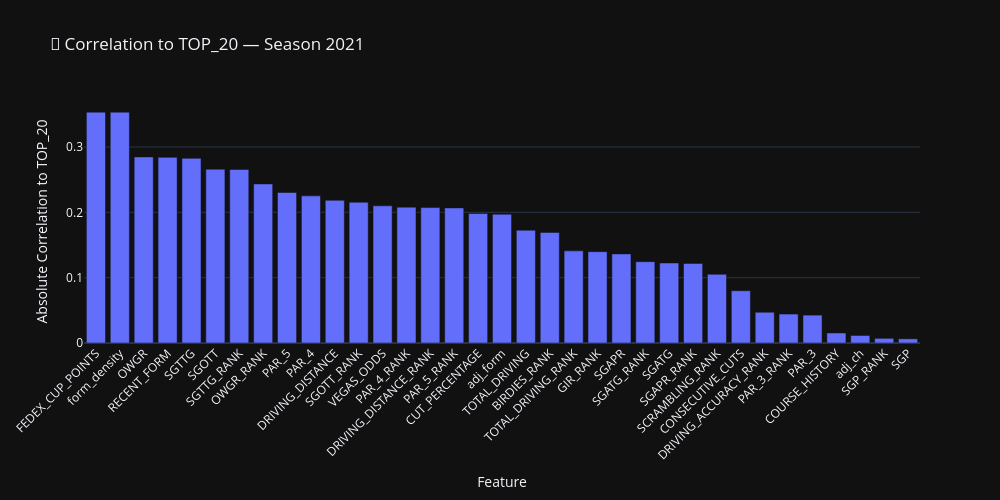
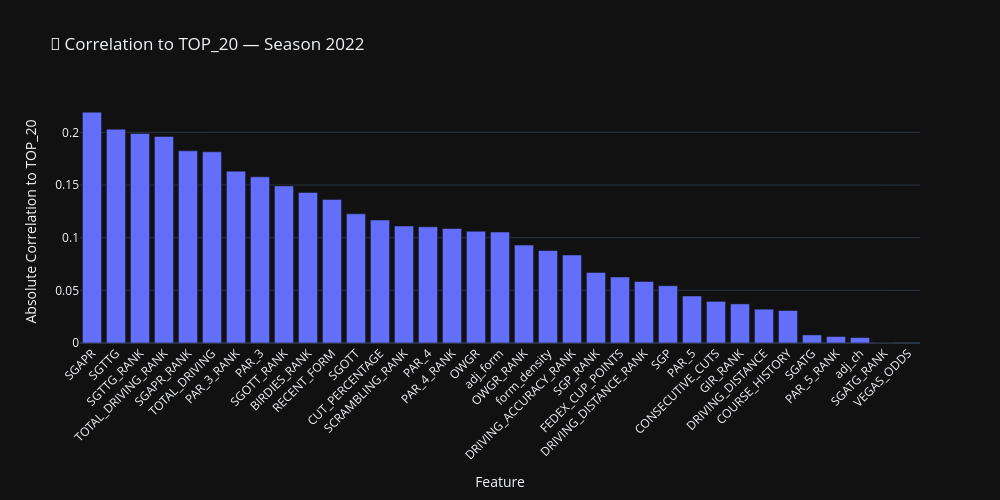
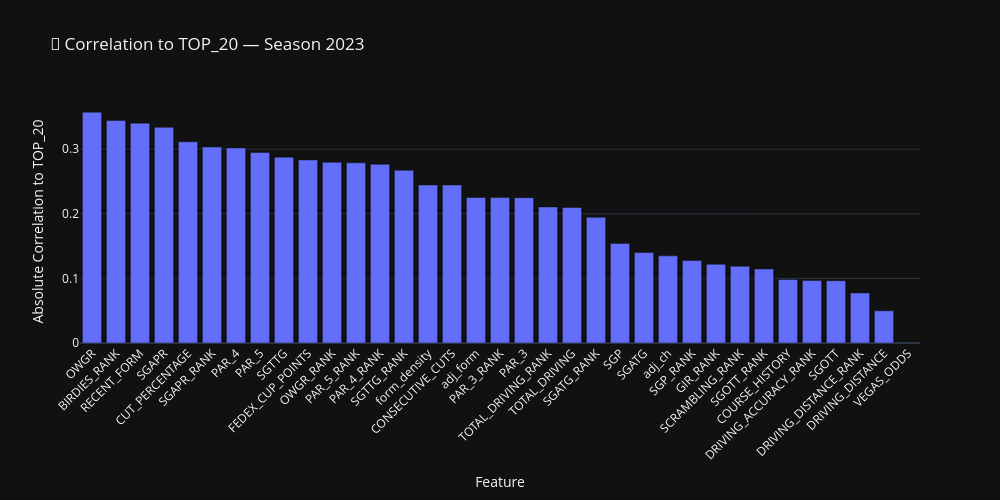
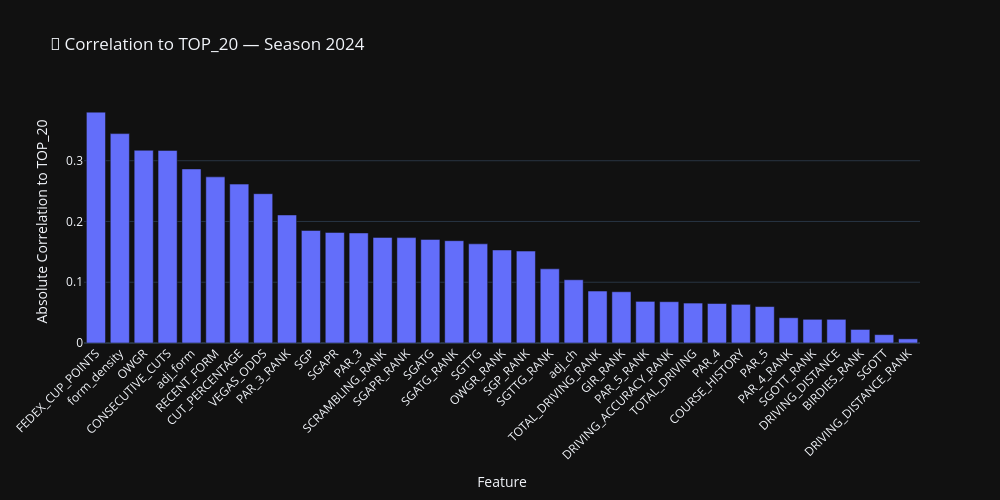

Notebook source saved alongside these figures, in order:
### Markdown cell above
## Correlations
**Last 4 Years**

### Code cell
import plotly.express as px

# Get the 4 most recent seasons (or fewer if not available)
available_seasons = sorted(training_df["SEASON"].unique())[-4:]

# Dictionary to store correlation results
correlation_frames = {}

# Calculate correlations for each season
for season in available_seasons:
    df = training_df[training_df["SEASON"] == season].copy()

    # Numeric features only, drop final result
    numeric = df.select_dtypes(include=["float64", "int64"]).drop(columns=["FINAL_POS", "SEASON"], errors="ignore")

    # Skip if TOP_20 is not present
    if "TOP_20" not in numeric.columns:
        continue

    # Correlation with TOP_20
    cor = numeric.corr().abs()["TOP_20"].drop("TOP_20", errors="ignore").sort_values(ascending=False)
    cor_df = cor.reset_index()
    cor_df.columns = ["Feature", "Correlation"]
    correlation_frames[season] = cor_df

# Plot one bar chart per season
for season, cor_df in correlation_frames.items():
    fig = px.bar(
        cor_df,
        x="Feature",
        y="Correlation",
        title=f"🔎 Correlation to TOP_20 — Season {int(season)}",
        height=500,
        width=1000
    )

    fig.update_layout(
        xaxis_title="Feature",
        yaxis_title="Absolute Correlation to TOP_20",
        template="plotly_dark",
        xaxis_tickangle=-45
    )

    fig.show()

### Figure 1 — Plotly figure (JSON) as saved in the notebook; plotly's stock layout.template omitted (floating-point values rounded to 4 significant figures)
{"data": [{"hovertemplate": "Feature=%{x}<br>Correlation=%{y}<extra></extra>", "legendgroup": "", "marker": {"color": "#636efa", "pattern": {"shape": ""}}, "name": "", "orientation": "v", "showlegend": false, "textposition": "auto", "type": "bar", "x": ["FEDEX_CUP_POINTS", "form_density", "OWGR", "RECENT_FORM", "SGTTG", "SGOTT", "SGTTG_RANK", "OWGR_RANK", "PAR_5", "PAR_4", "DRIVING_DISTANCE", "SGOTT_RANK", "VEGAS_ODDS", "PAR_4_RANK", "DRIVING_DISTANCE_RANK", "PAR_5_RANK", "CUT_PERCENTAGE", "adj_form", "TOTAL_DRIVING", "BIRDIES_RANK", "TOTAL_DRIVING_RANK", "GIR_RANK", "SGAPR", "SGATG_RANK", "SGATG", "SGAPR_RANK", "SCRAMBLING_RANK", "CONSECUTIVE_CUTS", "DRIVING_ACCURACY_RANK", "PAR_3_RANK", "PAR_3", "COURSE_HISTORY", "adj_ch", "SGP_RANK", "SGP"], "xaxis": "x", "y": [0.3533, 0.3533, 0.2848, 0.2842, 0.2826, 0.266, 0.2655, 0.2435, 0.2303, 0.2252, 0.2184, 0.2154, 0.2099, 0.208, 0.2073, 0.2068, 0.1982, 0.1971, 0.1726, 0.1693, 0.141, 0.1398, 0.1364, 0.1245, 0.1224, 0.1218, 0.1051, 0.08002, 0.04703, 0.04433, 0.04267, 0.01536, 0.01153, 0.00713, 0.006366], "yaxis": "y"}], "layout": {"barmode": "relative", "height": 500, "legend": {"tracegroupgap": 0}, "title": {"text": "🔎 Correlation to TOP_20 — Season 2021"}, "width": 1000, "xaxis": {"anchor": "y", "domain": [0, 1], "tickangle": -45, "title": {"text": "Feature"}}, "yaxis": {"anchor": "x", "domain": [0, 1], "title": {"text": "Absolute Correlation to TOP_20"}}}}

### Figure 2 — Plotly figure (JSON) as saved in the notebook; plotly's stock layout.template omitted (floating-point values rounded to 4 significant figures)
{"data": [{"hovertemplate": "Feature=%{x}<br>Correlation=%{y}<extra></extra>", "legendgroup": "", "marker": {"color": "#636efa", "pattern": {"shape": ""}}, "name": "", "orientation": "v", "showlegend": false, "textposition": "auto", "type": "bar", "x": ["SGAPR", "SGTTG", "SGTTG_RANK", "TOTAL_DRIVING_RANK", "SGAPR_RANK", "TOTAL_DRIVING", "PAR_3_RANK", "PAR_3", "SGOTT_RANK", "BIRDIES_RANK", "RECENT_FORM", "SGOTT", "CUT_PERCENTAGE", "SCRAMBLING_RANK", "PAR_4", "PAR_4_RANK", "OWGR", "adj_form", "OWGR_RANK", "form_density", "DRIVING_ACCURACY_RANK", "SGP_RANK", "FEDEX_CUP_POINTS", "DRIVING_DISTANCE_RANK", "SGP", "PAR_5", "CONSECUTIVE_CUTS", "GIR_RANK", "DRIVING_DISTANCE", "COURSE_HISTORY", "SGATG", "PAR_5_RANK", "adj_ch", "SGATG_RANK", "VEGAS_ODDS"], "xaxis": "x", "y": [0.2192, 0.203, 0.1989, 0.1962, 0.1824, 0.1815, 0.1632, 0.1578, 0.1491, 0.143, 0.1364, 0.1227, 0.1168, 0.1111, 0.1103, 0.1087, 0.1061, 0.1054, 0.09294, 0.08779, 0.08357, 0.06705, 0.0627, 0.05848, 0.05437, 0.04464, 0.03951, 0.03711, 0.03212, 0.03086, 0.007683, 0.006154, 0.005152, 6.054e-05, NaN], "yaxis": "y"}], "layout": {"barmode": "relative", "height": 500, "legend": {"tracegroupgap": 0}, "title": {"text": "🔎 Correlation to TOP_20 — Season 2022"}, "width": 1000, "xaxis": {"anchor": "y", "domain": [0, 1], "tickangle": -45, "title": {"text": "Feature"}}, "yaxis": {"anchor": "x", "domain": [0, 1], "title": {"text": "Absolute Correlation to TOP_20"}}}}

### Figure 3 — Plotly figure (JSON) as saved in the notebook; plotly's stock layout.template omitted (floating-point values rounded to 4 significant figures)
{"data": [{"hovertemplate": "Feature=%{x}<br>Correlation=%{y}<extra></extra>", "legendgroup": "", "marker": {"color": "#636efa", "pattern": {"shape": ""}}, "name": "", "orientation": "v", "showlegend": false, "textposition": "auto", "type": "bar", "x": ["OWGR", "BIRDIES_RANK", "RECENT_FORM", "SGAPR", "CUT_PERCENTAGE", "SGAPR_RANK", "PAR_4", "PAR_5", "SGTTG", "FEDEX_CUP_POINTS", "OWGR_RANK", "PAR_5_RANK", "PAR_4_RANK", "SGTTG_RANK", "form_density", "CONSECUTIVE_CUTS", "adj_form", "PAR_3_RANK", "PAR_3", "TOTAL_DRIVING_RANK", "TOTAL_DRIVING", "SGATG_RANK", "SGP", "SGATG", "adj_ch", "SGP_RANK", "GIR_RANK", "SCRAMBLING_RANK", "SGOTT_RANK", "COURSE_HISTORY", "DRIVING_ACCURACY_RANK", "SGOTT", "DRIVING_DISTANCE_RANK", "DRIVING_DISTANCE", "VEGAS_ODDS"], "xaxis": "x", "y": [0.3574, 0.3443, 0.3403, 0.3339, 0.3115, 0.3035, 0.302, 0.2948, 0.2877, 0.2834, 0.2798, 0.2789, 0.2766, 0.2675, 0.2446, 0.2446, 0.2252, 0.2251, 0.2249, 0.2107, 0.2098, 0.1946, 0.1542, 0.14, 0.1349, 0.1278, 0.122, 0.1189, 0.1145, 0.0982, 0.09694, 0.09648, 0.07745, 0.04986, NaN], "yaxis": "y"}], "layout": {"barmode": "relative", "height": 500, "legend": {"tracegroupgap": 0}, "title": {"text": "🔎 Correlation to TOP_20 — Season 2023"}, "width": 1000, "xaxis": {"anchor": "y", "domain": [0, 1], "tickangle": -45, "title": {"text": "Feature"}}, "yaxis": {"anchor": "x", "domain": [0, 1], "title": {"text": "Absolute Correlation to TOP_20"}}}}

### Figure 4 — Plotly figure (JSON) as saved in the notebook; plotly's stock layout.template omitted (floating-point values rounded to 4 significant figures)
{"data": [{"hovertemplate": "Feature=%{x}<br>Correlation=%{y}<extra></extra>", "legendgroup": "", "marker": {"color": "#636efa", "pattern": {"shape": ""}}, "name": "", "orientation": "v", "showlegend": false, "textposition": "auto", "type": "bar", "x": ["FEDEX_CUP_POINTS", "form_density", "OWGR", "CONSECUTIVE_CUTS", "adj_form", "RECENT_FORM", "CUT_PERCENTAGE", "VEGAS_ODDS", "PAR_3_RANK", "SGP", "SGAPR", "PAR_3", "SCRAMBLING_RANK", "SGAPR_RANK", "SGATG", "SGATG_RANK", "SGTTG", "OWGR_RANK", "SGP_RANK", "SGTTG_RANK", "adj_ch", "TOTAL_DRIVING_RANK", "GIR_RANK", "PAR_5_RANK", "DRIVING_ACCURACY_RANK", "TOTAL_DRIVING", "PAR_4", "COURSE_HISTORY", "PAR_5", "PAR_4_RANK", "SGOTT_RANK", "DRIVING_DISTANCE", "BIRDIES_RANK", "SGOTT", "DRIVING_DISTANCE_RANK"], "xaxis": "x", "y": [0.3799, 0.3446, 0.3172, 0.317, 0.2865, 0.2734, 0.2615, 0.2457, 0.2107, 0.1852, 0.1819, 0.1811, 0.1738, 0.1734, 0.1705, 0.1684, 0.1632, 0.1531, 0.1513, 0.1221, 0.104, 0.08546, 0.08432, 0.06847, 0.06798, 0.06572, 0.065, 0.06359, 0.05996, 0.04154, 0.03899, 0.03898, 0.0223, 0.01375, 0.006839], "yaxis": "y"}], "layout": {"barmode": "relative", "height": 500, "legend": {"tracegroupgap": 0}, "title": {"text": "🔎 Correlation to TOP_20 — Season 2024"}, "width": 1000, "xaxis": {"anchor": "y", "domain": [0, 1], "tickangle": -45, "title": {"text": "Feature"}}, "yaxis": {"anchor": "x", "domain": [0, 1], "title": {"text": "Absolute Correlation to TOP_20"}}}}
